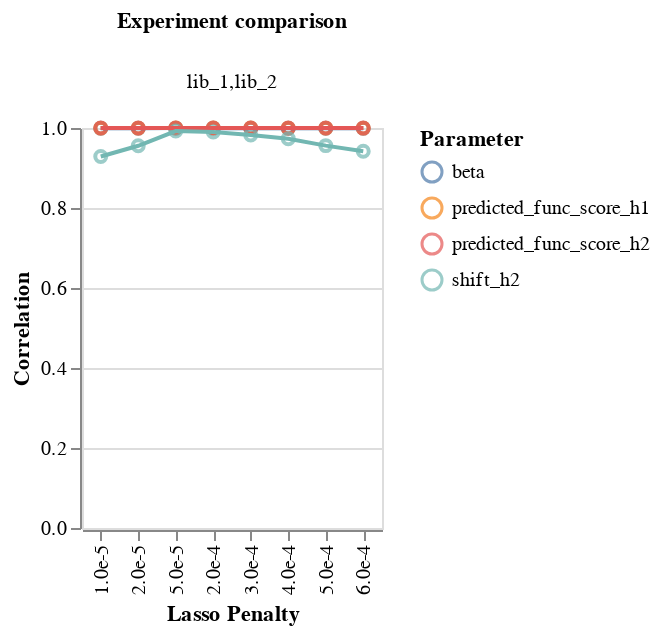

Write notebook code for a chart like this one.
### Code cell
mc.mut_param_dataset_correlation(query="alpha_d==False and scale_coeff_ridge_alpha_d==0")

### Figure 1 — Vega-Lite specification as saved in the notebook (floating-point values rounded to 4 significant figures)
{"config": {"view": {"continuousWidth": 300, "continuousHeight": 300}}, "data": {"name": "data-47abfeab00a15254abed28ad10490002"}, "facet": {"column": {"field": "datasets", "title": "Experiment comparison", "type": "nominal"}}, "spec": {"layer": [{"mark": {"type": "point"}, "encoding": {"color": {"field": "mut_param", "title": "Parameter", "type": "nominal"}, "tooltip": [{"field": "datasets", "type": "nominal"}, {"field": "correlation", "type": "quantitative"}, {"field": "mut_param", "type": "nominal"}], "x": {"axis": {"format": ".1e"}, "field": "Lasso Penalty", "title": "Lasso Penalty", "type": "nominal"}, "y": {"field": "correlation", "title": "Correlation", "type": "quantitative"}}}, {"mark": {"type": "line"}, "encoding": {"color": {"field": "mut_param", "title": "Parameter", "type": "nominal"}, "tooltip": [{"field": "datasets", "type": "nominal"}, {"field": "correlation", "type": "quantitative"}, {"field": "mut_param", "type": "nominal"}], "x": {"axis": {"format": ".1e"}, "field": "Lasso Penalty", "title": "Lasso Penalty", "type": "nominal"}, "y": {"field": "correlation", "title": "Correlation", "type": "quantitative"}}}], "height": 200, "width": 150}, "$schema": "https://vega.github.io/schema/vega-lite/v5.15.1.json", "datasets": {"data-47abfeab00a15254abed28ad10490002": [{"datasets": "lib_1,lib_2", "mut_param": "beta", "correlation": 0.9995, "Lasso Penalty": 1e-05}, {"datasets": "lib_1,lib_2", "mut_param": "beta", "correlation": 0.9995, "Lasso Penalty": 2e-05}, {"datasets": "lib_1,lib_2", "mut_param": "beta", "correlation": 0.9997, "Lasso Penalty": 5e-05}, {"datasets": "lib_1,lib_2", "mut_param": "beta", "correlation": 0.9996, "Lasso Penalty": 0.0002}, {"datasets": "lib_1,lib_2", "mut_param": "beta", "correlation": 0.9996, "Lasso Penalty": 0.0003}, {"datasets": "lib_1,lib_2", "mut_param": "beta", "correlation": 0.9995, "Lasso Penalty": 0.0004}, {"datasets": "lib_1,lib_2", "mut_param": "beta", "correlation": 0.9995, "Lasso Penalty": 0.0005}, {"datasets": "lib_1,lib_2", "mut_param": "beta", "correlation": 0.9994, "Lasso Penalty": 0.0006}, {"datasets": "lib_1,lib_2", "mut_param": "predicted_func_score_h1", "correlation": 0.9997, "Lasso Penalty": 1e-05}, {"datasets": "lib_1,lib_2", "mut_param": "predicted_func_score_h1", "correlation": 0.9997, "Lasso Penalty": 2e-05}, {"datasets": "lib_1,lib_2", "mut_param": "predicted_func_score_h1", "correlation": 0.9999, "Lasso Penalty": 5e-05}, {"datasets": "lib_1,lib_2", "mut_param": "predicted_func_score_h1", "correlation": 0.9999, "Lasso Penalty": 0.0002}, {"datasets": "lib_1,lib_2", "mut_param": "predicted_func_score_h1", "correlation": 0.9998, "Lasso Penalty": 0.0003}, {"datasets": "lib_1,lib_2", "mut_param": "predicted_func_score_h1", "correlation": 0.9997, "Lasso Penalty": 0.0004}, {"datasets": "lib_1,lib_2", "mut_param": "predicted_func_score_h1", "correlation": 0.9997, "Lasso Penalty": 0.0005}, {"datasets": "lib_1,lib_2", "mut_param": "predicted_func_score_h1", "correlation": 0.9997, "Lasso Penalty": 0.0006}, {"datasets": "lib_1,lib_2", "mut_param": "predicted_func_score_h2", "correlation": 0.9999, "Lasso Penalty": 1e-05}, {"datasets": "lib_1,lib_2", "mut_param": "predicted_func_score_h2", "correlation": 0.9999, "Lasso Penalty": 2e-05}, {"datasets": "lib_1,lib_2", "mut_param": "predicted_func_score_h2", "correlation": 0.9999, "Lasso Penalty": 5e-05}, {"datasets": "lib_1,lib_2", "mut_param": "predicted_func_score_h2", "correlation": 0.9999, "Lasso Penalty": 0.0002}, {"datasets": "lib_1,lib_2", "mut_param": "predicted_func_score_h2", "correlation": 0.9998, "Lasso Penalty": 0.0003}, {"datasets": "lib_1,lib_2", "mut_param": "predicted_func_score_h2", "correlation": 0.9998, "Lasso Penalty": 0.0004}, {"datasets": "lib_1,lib_2", "mut_param": "predicted_func_score_h2", "correlation": 0.9998, "Lasso Penalty": 0.0005}, {"datasets": "lib_1,lib_2", "mut_param": "predicted_func_score_h2", "correlation": 0.9998, "Lasso Penalty": 0.0006}, {"datasets": "lib_1,lib_2", "mut_param": "shift_h2", "correlation": 0.9288, "Lasso Penalty": 1e-05}, {"datasets": "lib_1,lib_2", "mut_param": "shift_h2", "correlation": 0.9555, "Lasso Penalty": 2e-05}, {"datasets": "lib_1,lib_2", "mut_param": "shift_h2", "correlation": 0.9923, "Lasso Penalty": 5e-05}, {"datasets": "lib_1,lib_2", "mut_param": "shift_h2", "correlation": 0.9899, "Lasso Penalty": 0.0002}, {"datasets": "lib_1,lib_2", "mut_param": "shift_h2", "correlation": 0.9827, "Lasso Penalty": 0.0003}, {"datasets": "lib_1,lib_2", "mut_param": "shift_h2", "correlation": 0.9734, "Lasso Penalty": 0.0004}, {"datasets": "lib_1,lib_2", "mut_param": "shift_h2", "correlation": 0.9559, "Lasso Penalty": 0.0005}, {"datasets": "lib_1,lib_2", "mut_param": "shift_h2", "correlation": 0.942, "Lasso Penalty": 0.0006}]}}
